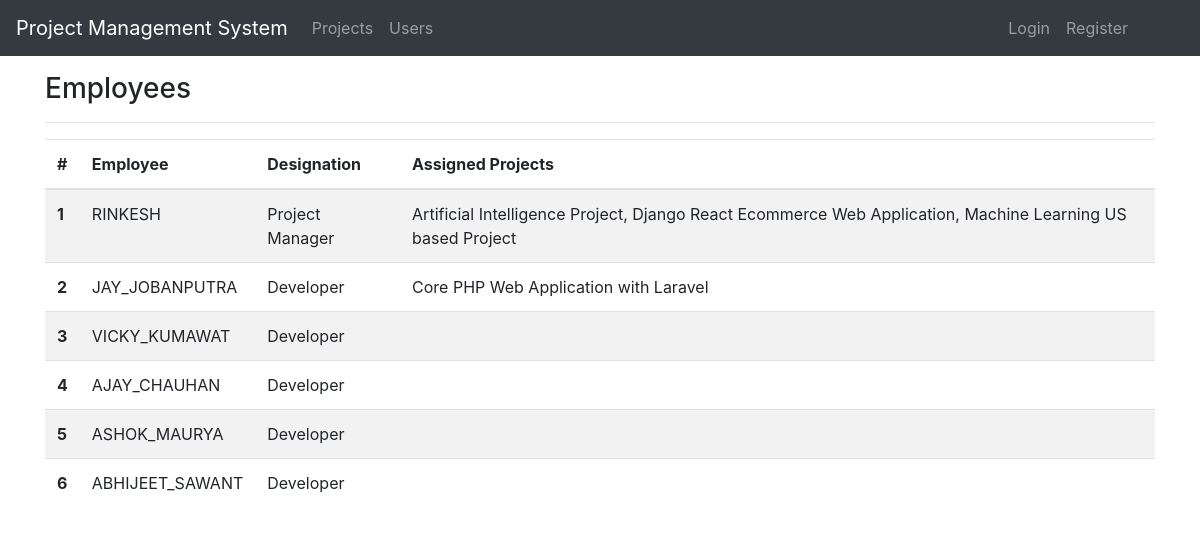
Before: /users/ with the older database file.
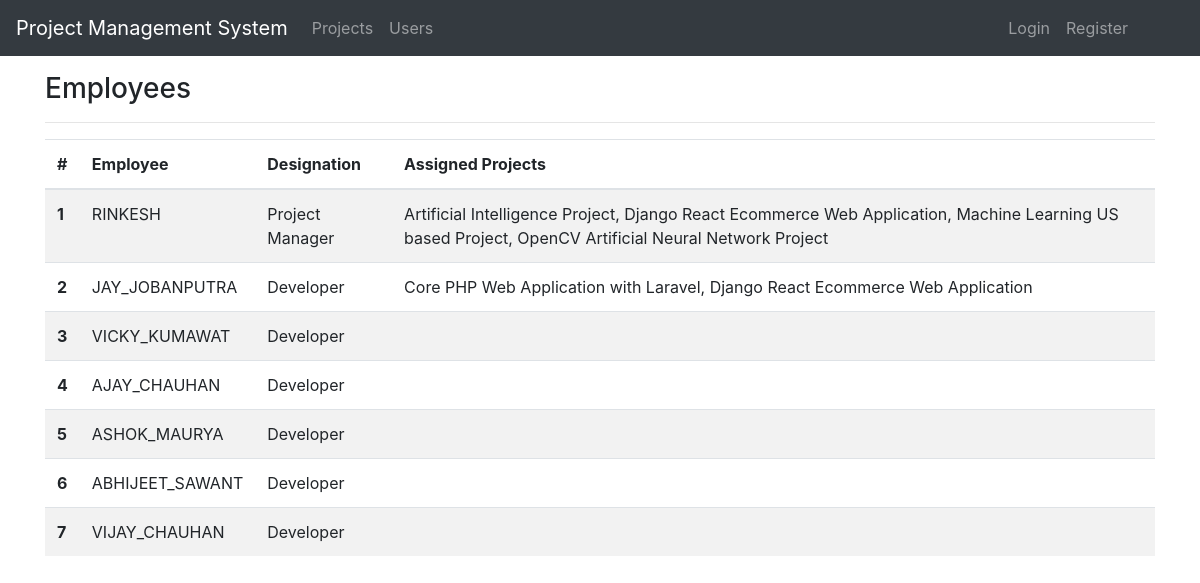
After: the same page with the newer database file.
### users/models.py (models this page shows, shortened)
class UserProfile(models.Model):
    user = models.ForeignKey(User, on_delete=models.CASCADE)
    emp_type = models.CharField(max_length=3, choices=employee_type, default=1)
    project = models.ManyToManyField(Project, blank=True)

### projects/models.py (models this page shows)
class Project(models.Model):
    project_name = models.CharField(max_length=200)
    description = models.TextField(blank=True)
    start_date = models.DateField(auto_now_add=True)
    end_date = models.DateField()
    status = models.CharField(max_length=4, choices=status, default=1)
    assign = models.ManyToManyField(User)
    class Meta:
        ordering = ['project_name']
    def __str__(self):
        return self.project_name

### users/views.py (the view)
# urls.py: path('', usersView, name='users'),
def usersView(request):
    users = UserProfile.objects.all()
    projects = Project.objects.all()
    context = {
        'users': users,
        'projects': projects,
    }
    return render(request, 'users/users.html', context)

### users/templates/users/users.html
{% extends 'projects/base.html' %}
{% block content %}
  <div class="container">
    <h3 class="mt-3">Employees</h3><hr>
    <table class="table table-striped">
  <thead>
    <tr>
      <th scope="col">#</th>
      <th scope="col">Employee</th>
      <th scope="col">Designation</th>
      <th scope="col">Assigned Projects</th>
    </tr>
  </thead>
  <tbody>
    {% for employee in users %}
    <tr>
      <th scope="row">{{ forloop.counter }}</th>
      <td>{{ employee.user|upper }}</td>
      {% if employee.emp_type == '1' %}
      <td>Developer</td>
      {% elif employee.emp_type == '2' %}
      <td>Team Lead</td>
      {% else %}
      <td>Project Manager</td>
      {% endif %}
      <td>{{ employee.project.all|join:', ' }}</td>
    </tr>
    {% endfor %}
  </tbody>
</table>
    </div>
{% endblock content %}

Changed rows visible on the page:
computed for UserProfile "RINKESH": project.all "Artificial Intelligence Project, Django React Ecommerce Web Application, Machine Learning US based Project" → "Artificial Intelligence Project, Django React Ecommerce Web Application, Machine Learning US based Project, OpenCV Artificial Neural Network Project"
computed for UserProfile "JAY_JOBANPUTRA": project.all "Core PHP Web Application with Laravel" → "Core PHP Web Application with Laravel, Django React Ecommerce Web Application"
added UserProfile: user "VIJAY_CHAUHAN", emp_type "Developer"
